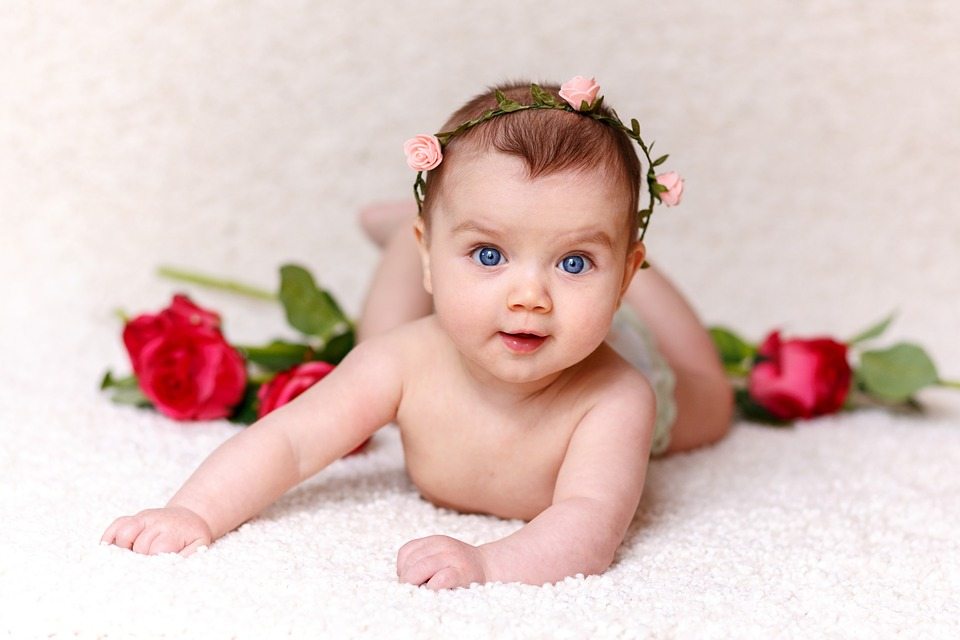
#> input picture 8.Open CV/baby.jpg, 960 x 640 px
$ jupyter execute --allow-errors 'Face Detection-Copy1.ipynb'   (shell and % lines are left out)   (text cells are left out)
#> lines starting #> are read from the running program, lines starting #| are printed output that depends on the picture; after the words box and inside, x2 and y2 are one past the last pixel; in counts of white or black regions, pixels touching at a corner belong together; pictures that were not available may be replaced by others from this repository, and a replacement may not be noted
[cell 1]
import numpy as np
import cv2
import matplotlib.pyplot as plt

[cell 2]
#Loading the image to be tested
test_image = cv2.imread('baby.jpg')
#> test_image is the input picture: shape (640, 960, 3); mean B, G, R 194, 199.3, 222.8

[cell 3]
#Converting to grayscale
test_image_gray = cv2.cvtColor(test_image, cv2.COLOR_BGR2GRAY)
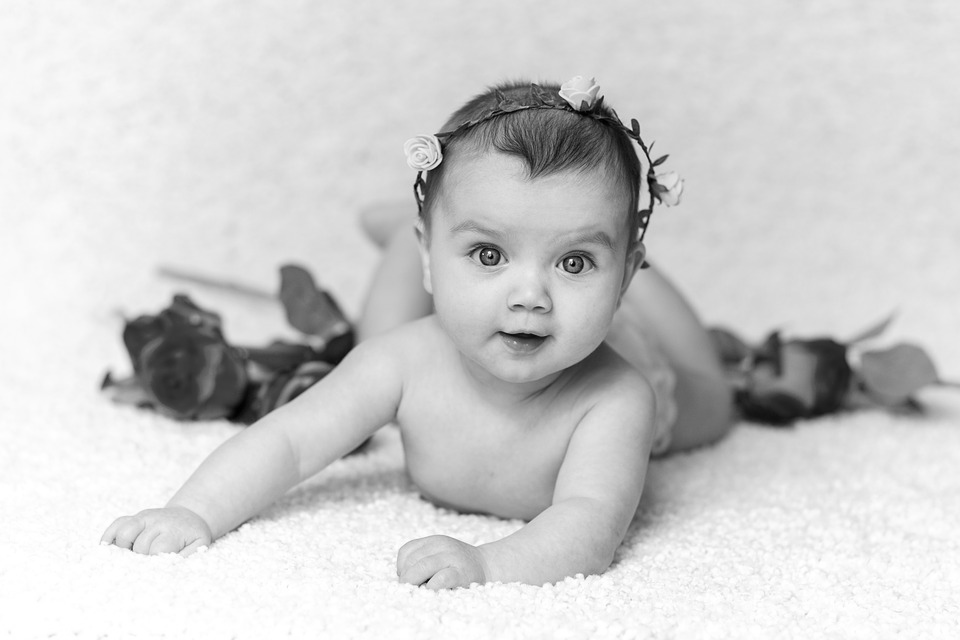
#> test_image_gray: shape (640, 960); min 0, max 255, mean 205.8

[cell 4]
# Displaying the grayscale image
plt.imshow(test_image_gray, cmap='gray')

[cell 5]
def convertToRGB(image):
    return cv2.cvtColor(image, cv2.COLOR_BGR2RGB)

[cell 6]
# Haar cascade files

[cell 7]
haar_cascade_face =cv2.CascadeClassifier(cv2.data.haarcascades + "haarcascade_frontalface_default.xml")

[cell 8]
faces_rects = haar_cascade_face.detectMultiScale(test_image_gray, scaleFactor = 1.2, minNeighbors = 5);
#> faces_rects = [[408, 165, 242, 242]]

# Let us print the no. of faces found
print('Faces found: ', len(faces_rects))
#| Faces found:  1

[cell 9]
for (x,y,w,h) in faces_rects:
     cv2.rectangle(test_image, (x, y), (x+w, y+h), (255, 0, 0), 50)
#> this loop made 1 pass
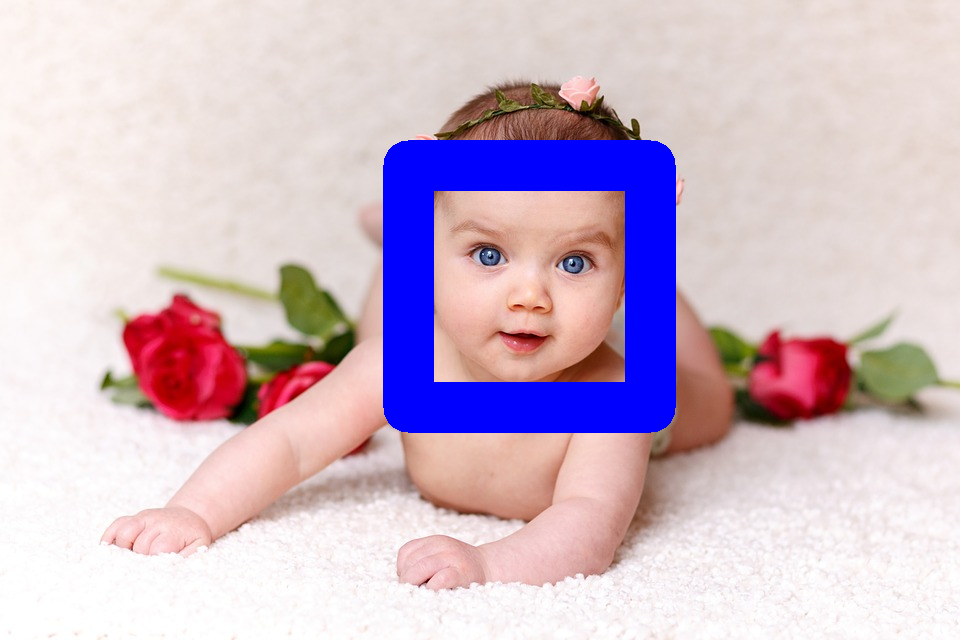
#> test_image: shape (640, 960, 3); 7.93% of pixels changed, all inside (x1, y1, x2, y2) = (383, 140, 676, 433)

[cell 10]
#convert image to RGB and show image

plt.imshow(test_image)

#> (a cell that did not finish here is left out)

[cell 12]
def detect_faces(cascade, test_image, scaleFactor = 1.1):
    # create a copy of the image to prevent any changes to the original one.
    image_copy = test_image.copy()

    #convert the test image to gray scale as opencv face detector expects gray images
    gray_image = cv2.cvtColor(image_copy, cv2.COLOR_BGR2GRAY)

    # Applying the haar classifier to detect faces
    faces_rect = cascade.detectMultiScale(gray_image, scaleFactor=scaleFactor, minNeighbors=5)

    for (x, y, w, h) in faces_rect:
        cv2.rectangle(image_copy, (x, y), (x+w, y+h), (0, 255, 0), 15)

    return image_copy

#> (a cell that did not finish here is left out)

[cell 14]
#loading image
test_image2 = cv2.imread('baby1.jpg')
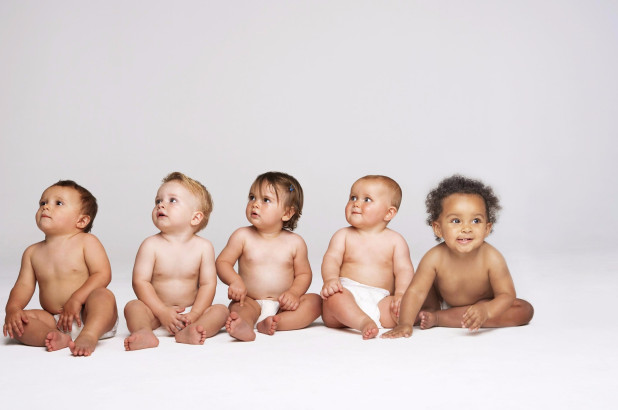
#> input picture 8.Open CV/baby1.jpeg, 618 x 410 px, given in place of baby1.jpg, which was not available
#> test_image2 is the input picture: shape (410, 618, 3); mean B, G, R 201.6, 204.2, 217.8

[cell 15]
# Converting to grayscale
test_image_gray = cv2.cvtColor(test_image, cv2.COLOR_BGR2GRAY)
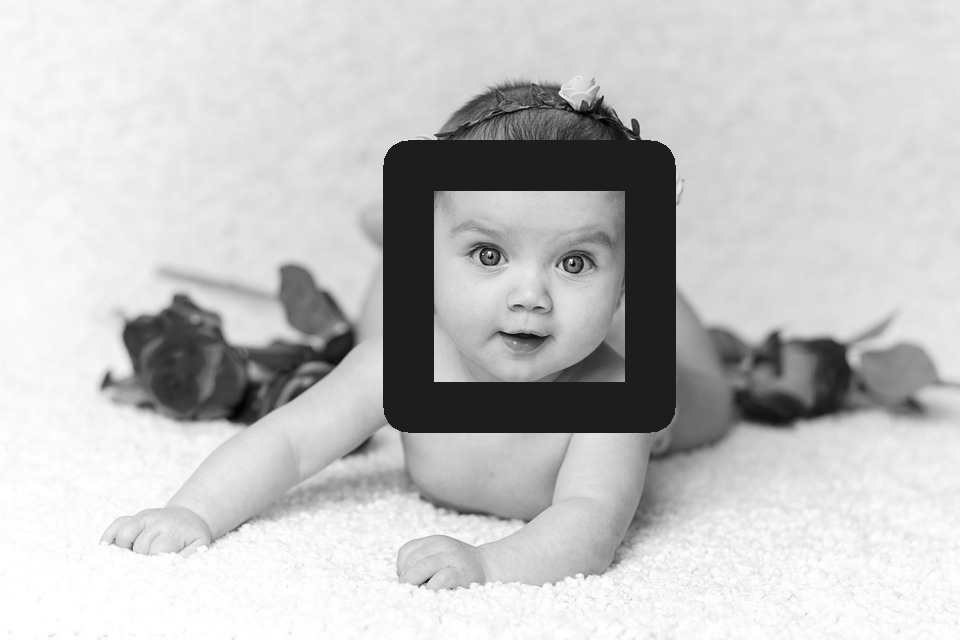
#> test_image_gray: shape (640, 960); min 0, max 255, mean 194.9
